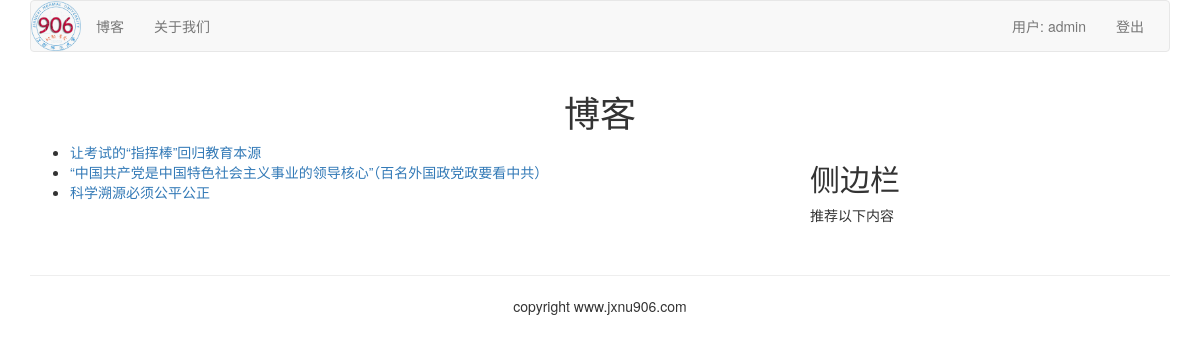
Page /blog/ (signed in) on the committed database.
### blog/models.py (models this page shows, shortened)
class BlogArticles(models.Model):
    title = models.CharField(max_length=300)
    author = models.ForeignKey(User, related_name='blog_posts', on_delete=models.CASCADE)
    body = models.TextField()
    publish = models.DateTimeField(default=timezone.now)
    class Meta:
        ordering = ("-publish", )

### blog/views.py (the view)
def blog_title(request):
    blogs = BlogArticles.objects.all()
    return render(request, "blog/titles.html", {'blogs': blogs})

### templates/blog/titles.html (shortened to what this page needs)
{% extends "base.html" %}
{% block content %}
<div class="row text-center vertical-middle-sm">
    <h1>博客</h1>
</div>
<div class="row">
    <div class="col-xs-12 col-md-8">
        <ul>
            {% for blog in blogs %}
                <li><a href="/blog/{{ blog.id }}">{{ blog.title }}</a></li>
            {% endfor %}
        </ul>
    </div>
    <div class="col-xs-6 col-md-4">
        <h2>侧边栏</h2>
        <p>推荐以下内容</p>
    </div>
</div>
{% endblock %}

### templates/header.html
{% load static %}
<div class="container">
    <nav class="navbar navbar-default" role="navigation">
        <div class="navbar-header">
            <a href="/" class="navbar-brand" style="padding: 0">
                <img src="{% static 'images/logo.png' %}" alt="logo" width="50px">
            </a>
        </div>
        <div>
            <ul class="nav navbar-nav" role="navigation">
                <li><a href="{% url 'blog:blog_title' %}">博客</a></li>
            </ul>
            <ul class="nav navbar-nav" role="navigation">
                <li><a href="{% url 'aboutus:main' %}">关于我们</a></li>
            </ul>
            <ul class="nav navbar-nav navbar-right" style="margin-right: 10px">
                {% if user.is_authenticated %}
                <li><a href="#">用户: {{ user.username }}</a></li>
                <li><a href="{% url 'account:user_logout' %}">登出</a></li>
                {% else %}
                <li><a href="{% url 'account:user_login' %}">登陆</a></li>
                <li><a href="{% url 'account:user_register' %}">注册</a></li>
                {% endif %}
            </ul>
        </div>
    </nav>
</div>

### rows in the picture
BlogArticles: title "让考试的“指挥棒”回归教育本源"
BlogArticles: title "“中国共产党是中国特色社会主义事业的领导核心”（百名外国政党政要看中共）"
BlogArticles: title "科学溯源必须公平公正"

### other values in the picture
{{ user.username }} "admin"
